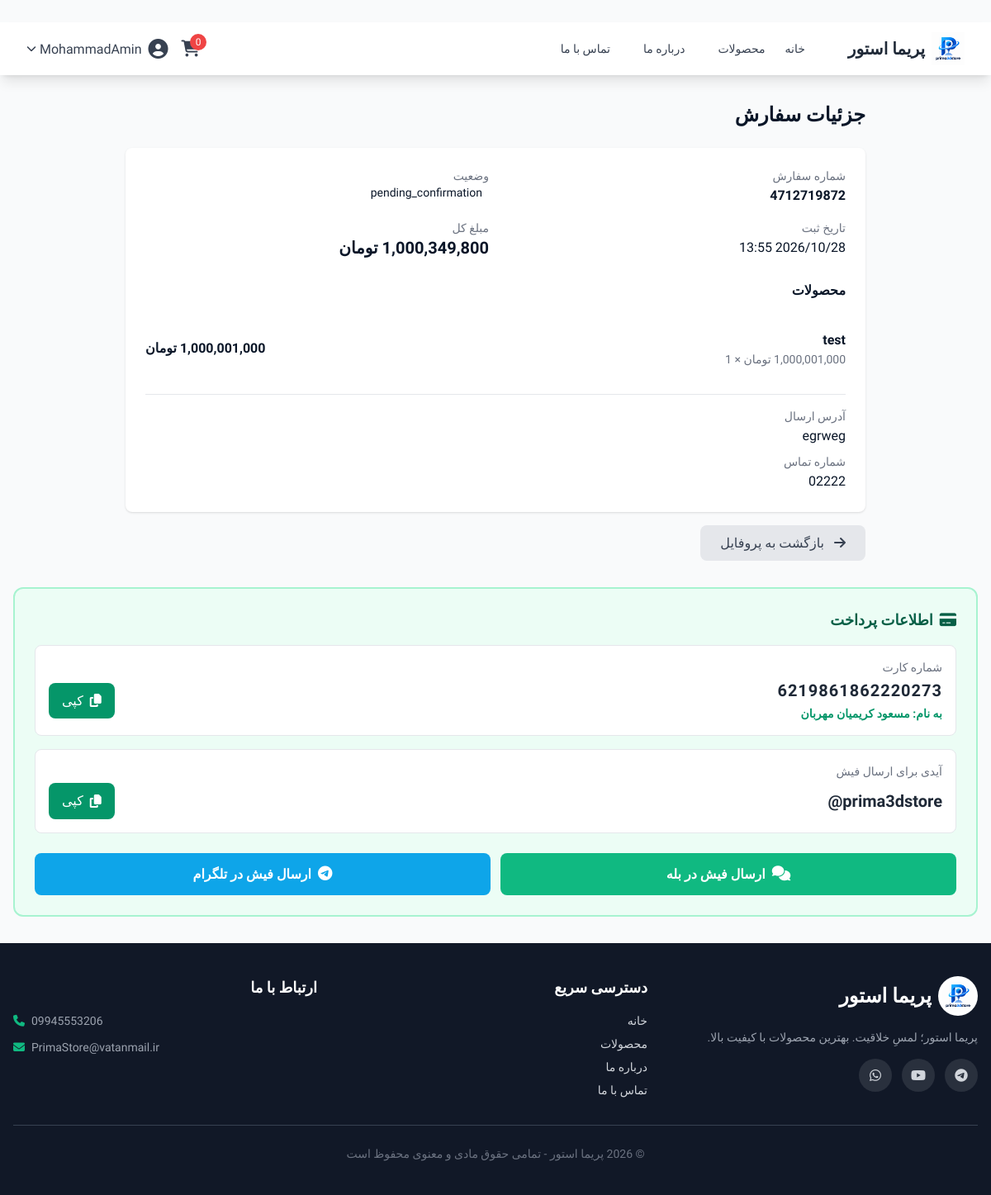
The page /order/1 (signed in) on the database its author committed.
### app/main.py (models this page shows)
class User(UserMixin, db.Model):
    __tablename__ = 'users'
    id = db.Column(db.Integer, primary_key=True)
    username = db.Column(db.String(80), unique=True, nullable=False)
    email = db.Column(db.String(120), unique=True, nullable=False)
    password_hash = db.Column(db.String(200), nullable=False)
    full_name = db.Column(db.String(100))
    is_admin = db.Column(db.Boolean, default=False)
    is_active = db.Column(db.Boolean, default=True)

class Order(db.Model):
    __tablename__ = 'orders'
    id = db.Column(db.Integer, primary_key=True)
    user_id = db.Column(db.Integer, db.ForeignKey('users.id'), nullable=False)
    order_number = db.Column(db.String(50), unique=True, nullable=False)
    total_amount = db.Column(db.Numeric(10, 2), nullable=False)
    shipping_address = db.Column(db.Text, nullable=False)
    phone = db.Column(db.String(20), nullable=False)
    status = db.Column(db.String(20), default='pending')
    created_at = db.Column(db.DateTime, default=db.func.current_timestamp())
    full_name = db.Column(db.String(200), nullable=True)
    postal_code = db.Column(db.String(20), nullable=True)
    province = db.Column(db.String(50), nullable=True)
    shipping_cost = db.Column(db.Numeric(10, 2), default=0)
    receipt_image = db.Column(db.String(300), nullable=True)
    coupon_code = db.Column(db.String(50), nullable=True)
    discount_amount = db.Column(db.Numeric(10, 2), default=0)
    user = db.relationship('User', backref='orders')
    items = db.relationship('OrderItem', backref='order', cascade='all, delete-orphan')

class OrderItem(db.Model):
    __tablename__ = 'order_items'
    id = db.Column(db.Integer, primary_key=True)
    order_id = db.Column(db.Integer, db.ForeignKey('orders.id'), nullable=False)
    product_id = db.Column(db.Integer, db.ForeignKey('products.id'), nullable=False)
    variant_id = db.Column(db.Integer, db.ForeignKey('product_variants.id'), nullable=True)
    product_name = db.Column(db.String(200), nullable=False)
    product_price = db.Column(db.Numeric(10, 2), nullable=False)
    quantity = db.Column(db.Integer, nullable=False)
    total_price = db.Column(db.Numeric(10, 2), nullable=False)
    product = db.relationship('Product')
    variant = db.relationship('ProductVariant')

### app/main.py (the view)
@app.route('/order/<int:order_id>')
@login_required
def order_detail(order_id):
    order = Order.query.get_or_404(order_id)
    if order.user_id != current_user.id and not current_user.is_admin:
        flash('شما دسترسی به این سفارش ندارید!', 'error')
        return redirect(url_for('index'))
    return render_template('order_detail.html', order=order)

### app/main.py (called while the page is built)
@login_manager.user_loader
def load_user(user_id):
    return User.query.get(int(user_id))

@app.template_filter('format_currency')
def format_currency(value):
    if value is None:
        return '۰ تومان'
    try:
        return f"{int(value):,} تومان"
    except:
        return '۰ تومان'

@app.context_processor
def inject_announcement():
    global announcement, announcement_link, announcement_page
    from datetime import datetime
    current_page = request.endpoint or ""
    show = False
    if announcement_page == "all":
        show = True
    elif announcement_page == "home" and current_page == "index":
        show = True
    elif announcement_page == "products" and current_page == "products":
        show = True
    elif announcement_page == "product" and current_page == "product_detail":
        show = True
    return {
        "announcement": announcement if show else None,
        "announcement_link": announcement_link if show else None,
        "now": datetime.now()
    }

### app/interfaces/templates/order_detail.html (shortened to what this page needs)
﻿{% extends "base.html" %}
{% block content %}
<div class="max-w-4xl mx-auto">
    <h1 class="text-2xl font-bold mb-6">جزئیات سفارش</h1>
    <div class="bg-white rounded-lg shadow p-6">
        <div class="grid grid-cols-2 gap-4 mb-6">
            <div>
                <p class="text-sm text-gray-500">شماره سفارش</p>
                <p class="font-bold">{{ order.order_number }}</p>
            </div>
            <div>
                <p class="text-sm text-gray-500">وضعیت</p>
                <p>
                    <span class="px-2 py-1 rounded text-sm
                        ">
                        {{ order.status }}
                    </span>
                </p>
            </div>
            <div>
                <p class="text-sm text-gray-500">تاریخ ثبت</p>
                <p>{{ order.created_at.strftime('%Y/%m/%d %H:%M') }}</p>
            </div>
            <div>
                <p class="text-sm text-gray-500">مبلغ کل</p>
                <p class="text-xl font-bold text-primary-600">{{ order.total_amount|format_currency }}</p>
            </div>
        </div>
        <h3 class="font-bold mb-4">محصولات</h3>
        <div class="divide-y divide-gray-200">
            {% for item in order.items %}
            <div class="py-4 flex justify-between items-center">
                <div>
                    <p class="font-semibold">{{ item.product_name }}</p>
                    <p class="text-sm text-gray-500">{{ item.product_price|format_currency }} × {{ item.quantity }}</p>
                </div>
                <div class="font-bold">{{ item.total_price|format_currency }}</div>
            </div>
            {% endfor %}
        </div>
        <div class="mt-4 pt-4 border-t">
            <p class="text-sm text-gray-500">آدرس ارسال</p>
            <p>{{ order.shipping_address }}</p>
            <p class="text-sm text-gray-500 mt-2">شماره تماس</p>
            <p>{{ order.phone }}</p>
        </div>
    </div>
    <a href="/profile" class="inline-block mt-4 bg-gray-200 text-gray-700 px-6 py-2 rounded-lg hover:bg-gray-300 transition">
        <i class="fas fa-arrow-right ml-2"></i> بازگشت به پروفایل
    </a>
</div>
    <div class="mt-8 bg-emerald-50 rounded-xl p-6 border-2 border-emerald-200">
        <h3 class="text-lg font-bold text-emerald-800 mb-4 flex items-center gap-2">
            <i class="fas fa-credit-card"></i>
            اطلاعات پرداخت
        </h3>
        <div class="space-y-4">
            <div class="bg-white rounded-lg p-4 border border-gray-200">
                <p class="text-sm text-gray-500 mb-1">شماره کارت</p>
                <div class="flex items-center justify-between gap-3 flex-wrap">
                    <div>
                        <p class="text-xl font-bold text-gray-800 tracking-wider" dir="ltr">6219861862220273</p>
                        <p class="text-sm text-emerald-600 font-semibold mt-1">به نام: مسعود کریمیان مهربان</p>
                    </div>
                    <button onclick="copyToClipboard('6219861862220273')" class="bg-emerald-600 text-white px-4 py-2 rounded-lg hover:bg-emerald-700 transition flex items-center gap-2">
                        <i class="fas fa-copy"></i>
                        <span>کپی</span>
                    </button>
                </div>
            </div>
            <div class="bg-white rounded-lg p-4 border border-gray-200">
                <p class="text-sm text-gray-500 mb-1">آیدی برای ارسال فیش</p>
                <div class="flex items-center justify-between gap-3 flex-wrap">
                    <p class="text-xl font-bold text-gray-800" dir="ltr">@prima3dstore</p>
                    <button onclick="copyToClipboard('prima3dstore')" class="bg-emerald-600 text-white px-4 py-2 rounded-lg hover:bg-emerald-700 transition flex items-center gap-2">
                        <i class="fas fa-copy"></i>
                        <span>کپی</span>
                    </button>
                </div>
            </div>
            <div class="grid grid-cols-1 sm:grid-cols-2 gap-3 pt-2">
                <a href="https://ble.ir/prima3dstore" target="_blank" class="flex items-center justify-center gap-2 bg-emerald-500 text-white px-4 py-3 rounded-lg hover:bg-emerald-600 transition font-semibold">
                    <i class="fas fa-comments text-lg"></i>
                    ارسال فیش در بله
                </a>
                <a href="https://t.me/prima3dstore" target="_blank" class="flex items-center justify-center gap-2 bg-sky-500 text-white px-4 py-3 rounded-lg hover:bg-sky-600 transition font-semibold">
                    <i class="fab fa-telegram text-lg"></i>
                    ارسال فیش در تلگرام
                </a>
            </div>
        </div>
    </div>
{% endblock %}

### app/interfaces/templates/base.html (shortened to what this page needs)
<!DOCTYPE html>
<html lang="fa" dir="rtl">
<head>
    <script src="{{ url_for('static', filename='js/tailwind.js') }}"></script>
    <link href="https://cdnjs.cloudflare.com/ajax/libs/font-awesome/6.5.1/css/all.min.css" rel="stylesheet">
    <link rel="stylesheet" href="{{ url_for('static', filename='css/style.css') }}">
</head>
<body class="bg-gray-50 flex flex-col min-h-screen">
    <nav class="bg-white shadow-lg sticky top-0 z-50">
        <div class="max-w-7xl mx-auto px-4 sm:px-6 lg:px-8">
            <div class="flex justify-between h-16">
                <div class="flex items-center">
                    <a href="/" class="flex items-center gap-2 group">
                        <img src="{{ url_for('static', filename='images/logo.png') }}" alt="پریما استور" class="h-10 w-10 object-contain transition-transform duration-300 group-hover:scale-110 group-hover:rotate-6">
                        <span class="text-xl font-bold text-gray-800 transition-colors duration-300 group-hover:text-emerald-600">پریما استور</span>
                    </a>
                    <div class="hidden md:flex mr-10 space-x-4">
                        <a href="/" class="text-gray-700 hover:text-emerald-600 px-3 py-2 rounded-md text-sm font-medium transition">خانه</a>
                        <a href="/products" class="text-gray-700 hover:text-emerald-600 px-3 py-2 rounded-md text-sm font-medium transition">محصولات</a>
                        <a href="/about" class="text-gray-700 hover:text-emerald-600 px-3 py-2 rounded-md text-sm font-medium transition">درباره ما</a>
                        <a href="/contact" class="text-gray-700 hover:text-emerald-600 px-3 py-2 rounded-md text-sm font-medium transition">تماس با ما</a>
                    </div>
                </div>
                <div class="flex items-center space-x-4 space-x-reverse">
                    <a href="/cart" class="relative text-gray-700 hover:text-emerald-600 transition">
                        <i class="fas fa-shopping-cart text-xl"></i>
                        <span class="absolute -top-2 -right-2 bg-red-500 text-white text-xs rounded-full h-5 w-5 flex items-center justify-center">
                            {{ session.get('cart', {})|length }}
                        </span>
                    </a>
                    {% if current_user.is_authenticated %}
                    <div class="relative group">
                        <button class="flex items-center text-gray-700 hover:text-emerald-600 transition">
                            <i class="fas fa-user-circle text-2xl"></i>
                            <span class="mr-2">{{ current_user.username }}</span>
                            <i class="fas fa-chevron-down text-xs mr-1"></i>
                        </button>
                    {% else %}
                    <a href="/auth/login" class="text-gray-700 hover:text-emerald-600 transition font-medium">ورود</a>
                    <a href="/auth/register" class="bg-emerald-600 text-white px-4 py-2 rounded-lg hover:bg-emerald-700 transition font-medium">ثبت‌نام</a>
                    {% endif %}
                </div>
            </div>
        </div>
    </nav>
    <main class="flex-grow max-w-7xl mx-auto w-full px-4 py-8">
        {% block content %}{% endblock %}
    </main>
    <footer class="footer bg-gray-900 text-gray-300 mt-auto">
        <div class="max-w-7xl mx-auto px-4 py-10">
            <div class="grid grid-cols-1 md:grid-cols-3 gap-8">
                <div>
                    <a href="/" class="flex items-center gap-2 mb-4 text-white">
                        <img src="{{ url_for('static', filename='images/logo.png') }}" alt="پریما استور" class="h-12 w-12 object-contain bg-white rounded-full p-1">
                        <span class="text-2xl font-bold">پریما استور</span>
                    </a>
                    <p class="text-sm text-gray-400 mb-4">پریما استور؛ لمسِ خلاقیت. بهترین محصولات با کیفیت بالا.</p>
                    <div class="flex gap-3 mt-4">
                        <a href="#" class="social-icon"><i class="fab fa-telegram"></i></a>
                        <a href="#" class="social-icon"><i class="fab fa-youtube"></i></a>
                        <a href="#" class="social-icon"><i class="fab fa-whatsapp"></i></a>
                    </div>
                </div>
                <div>
                    <h4 class="text-white font-bold mb-4 text-lg">دسترسی سریع</h4>
                    <ul class="space-y-2 text-sm">
                        <li><a href="/" class="hover:text-emerald-400 transition">خانه</a></li>
                        <li><a href="/products" class="hover:text-emerald-400 transition">محصولات</a></li>
                        <li><a href="/about" class="hover:text-emerald-400 transition">درباره ما</a></li>
                        <li><a href="/contact" class="hover:text-emerald-400 transition">تماس با ما</a></li>
                    </ul>
                </div>
                <div>
                    <h4 class="text-white font-bold mb-4 text-lg">ارتباط با ما</h4>
                    <ul class="space-y-3 text-sm text-gray-400">
                        <li class="flex items-center gap-2" dir="ltr"><i class="fas fa-phone text-emerald-500"></i> 09945553206</li>
                        <li class="flex items-center gap-2" dir="ltr"><i class="fas fa-envelope text-emerald-500"></i> PrimaStore@vatanmail.ir</li>
                    </ul>
                </div>
            </div>
            <div class="border-t border-gray-700 mt-8 pt-6 text-center text-sm text-gray-500">
                © 2026 پریما استور - تمامی حقوق مادی و معنوی محفوظ است
            </div>
        </div>
    </footer>
</body>
</html>

### app/interfaces/static/css/style.css (style rules this page uses)
:root { --bg-primary: #f0f2f5; --bg-secondary: #ffffff; --bg-card: #ffffff; --bg-card-hover: #f8faff; --text-primary: #0a1628; --text-secondary: #4a5568; --text-muted: #a0aec0; --border-color: #e2e8f0; --primary: #2563eb; --primary-dark: #1d4ed8; --primary-light: rgba(37, 99, 235, 0.1); --primary-gradient: linear-gradient(135deg, #2563eb, #7c3aed); --secondary: #0ea5e9; --accent: #ec4899; --success: #10b981; --warning: #f59e0b; --shadow-sm: 0 1px 3px rgba(0,0,0,0.06); --shadow: 0 4px 20px rgba(0,0,0,0.08); --shadow-lg: 0 8px 40px rgba(0,0,0,0.12); --shadow-xl: 0 12px 60px rgba(0,0,0,0.16); --shadow-primary: 0 4px 20px rgba(37, 99, 235, 0.35); --radius: 16px; --radius-lg: 24px; --transition: all 0.3s cubic-bezier(0.4, 0, 0.2, 1); }
* { margin: 0; padding: 0; box-sizing: border-box; }
html { scroll-behavior: smooth; }
body { background: var(--bg-primary); color: var(--text-primary); font-family: 'Vazirmatn', system-ui, -apple-system, sans-serif; transition: var(--transition); min-height: 100vh; line-height: 1.7; }

### app/interfaces/templates/base.html (style rules this page uses)
body { font-family: 'Vazirmatn', sans-serif; }
.footer .social-icon { display: inline-flex; align-items: center; justify-content: center; width: 40px; height: 40px; border-radius: 50%; background: rgba(255,255,255,0.1); transition: all 0.3s; }

### rows shown on the page
User: username "MohammadAmin"
Order: order_number "4712719872", status "pending_confirmation", created_at "2026/10/28 13:55", total_amount "1,000,349,800 تومان", shipping_address "egrweg", phone "02222"
OrderItem: product_name "test", product_price "1,000,001,000 تومان", quantity "1", total_price "1,000,001,000 تومان"

### other values the page prints
{{ session.get('cart', {})|length }} "0"
